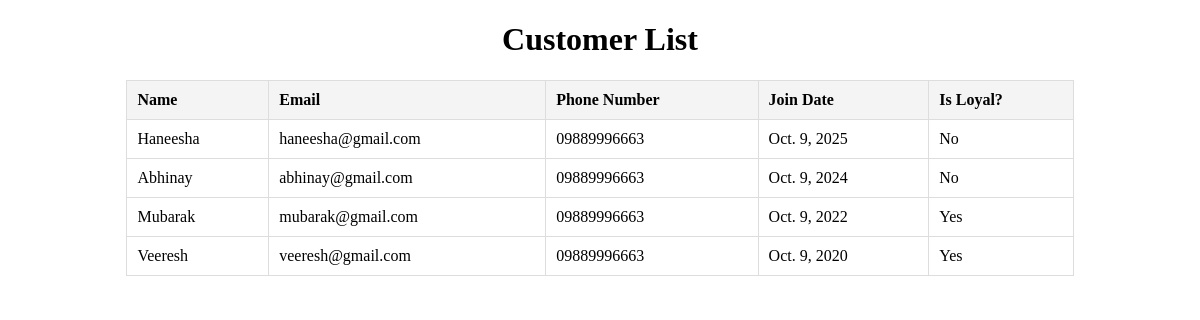
/people/customers/, run on the app's committed database.
### people/models.py (models this page shows, shortened)
class Person(models.Model):
    name = models.CharField(max_length=100)
    email = models.EmailField(unique=True)
    phone_number = models.CharField(max_length=15)
    date_of_birth = models.DateField()
    class Meta:
        abstract = True

class Customer(Person):
    customer_id = models.CharField(max_length=10, unique=True)
    join_date = models.DateField()

### people/views.py (the view)
# urls.py: path('customers/', CustomerListView.as_view(), name='customers'),
class CustomerListView(ListView):
    model = CustomerProxy
    template_name = 'customer_list.html'
    context_object_name = 'customers'

### people/models.py (called while the page is built)
    def is_loyal(self):
        from datetime import date
        return (date.today() - self.join_date).days > 3 * 365

### people/templates/customer_list.html (shortened to what this page needs)
<!DOCTYPE html>
<html lang="en">
<head>
</head>
<body>
    <h1 style="text-align: center;">Customer List</h1>
    <table>
        <thead>
            <tr>
                <th>Name</th>
                <th>Email</th>
                <th>Phone Number</th>
                <th>Join Date</th>
                <th>Is Loyal?</th>
            </tr>
        </thead>
        <tbody>
            {% for customer in customers %}
            <tr>
                <td>{{ customer.name }}</td>
                <td>{{ customer.email }}</td>
                <td>{{ customer.phone_number }}</td>
                <td>{{ customer.join_date }}</td>
                <td>{% if customer.is_loyal %}Yes{% else %}No{% endif %}</td>
            </tr>
            {% endfor %}
        </tbody>
    </table>
</body>
</html>

### people/templates/customer_list.html (style rules this page uses)
table { width: 80%; margin: 0 auto; border-collapse: collapse; }
th, td { padding: 10px; text-align: left; border: 1px solid #ddd; }
th { background-color: #f4f4f4; }

### data on the page
Customer: name "Haneesha", email "haneesha@gmail.com", phone_number "09889996663", join_date "Oct. 9, 2025", shows "No"
Customer: name "Abhinay", email "abhinay@gmail.com", phone_number "09889996663", join_date "Oct. 9, 2024", shows "No"
Customer: name "Mubarak", email "mubarak@gmail.com", phone_number "09889996663", join_date "Oct. 9, 2022", shows "Yes"
Customer: name "Veeresh", email "veeresh@gmail.com", phone_number "09889996663", join_date "Oct. 9, 2020", shows "Yes"
